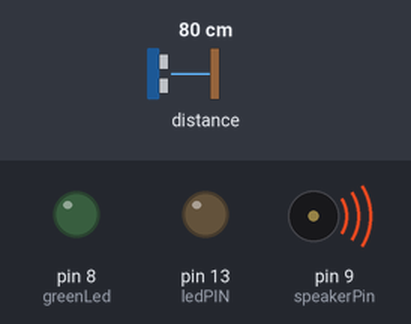
The sketch below on a simulated Arduino Uno, built with avr-gcc and run on an emulated ATmega328P. Shown: output pins drawn as LEDs (lit = HIGH), buzzer (waves = sounding). The inputs (shaded band) are chosen by the test bench; at power-on: distance to the obstacle 80 cm.

Above: at 0.9 s.
At 2.0 s:
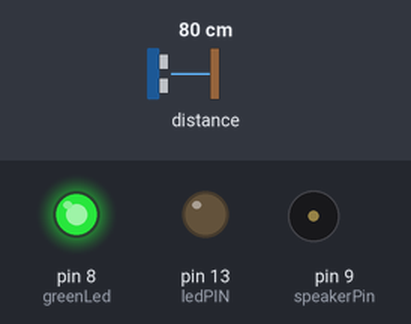
Timing chart, 0 to 3.5 s (numbered marks = the images above):
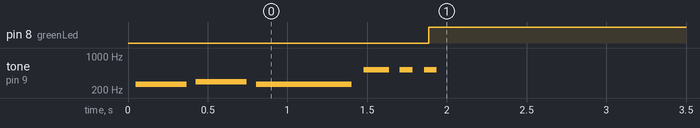

Measured:
- by itself, pin 8 (greenLed): LOW → HIGH at 1.9 s
- by itself, tone on pin 9 (speakerPin): plays 260 Hz for 0.32 s, 293 Hz for 0.32 s, 260 Hz for 0.60 s, 521 Hz for 0.16 s, 521 Hz for 0.08 s, 521 Hz for 0.08 s

The sketch:

sharp.ino
```cpp
// SHARP IR Sensor
// 2Y0A21 F 24
#include <SharpIR.h>
int ledPIN = 13;
int irPIN = 0;   // analog pin 0
int speakerPin = 9;
int greenLed = 8;

int length = 15; // the number of notes
char notes[] = "ccggaagffeeddc "; // a space represents a rest
int beats[] = { 1, 1, 1, 1, 1, 1, 2, 1, 1, 1, 1, 1, 1, 2, 4 };
int tempo = 300;

void playTone(int tone, int duration) {
  for (long i = 0; i < duration * 1000L; i += tone * 2) {
    digitalWrite(speakerPin, HIGH);
    delayMicroseconds(tone);
    digitalWrite(speakerPin, LOW);
    delayMicroseconds(tone);
  }
}

void playNote(char note, int duration) {
  char names[] = { 'c', 'd', 'e', 'f', 'g', 'a', 'b', 'C' };
  int tones[] = { 1915, 1700, 1519, 1432, 1275, 1136, 1014, 956 };

  // play the tone corresponding to the note name
  for (int i = 0; i < 8; i++) {
    if (names[i] == note) {
      playTone(tones[i], duration);
    }
  }
}

void playMelody() {
  for (int i = 0; i < length; i++) {
    if (notes[i] == ' ') {
      delay(beats[i] * tempo); // rest
    } else {
      playNote(notes[i], beats[i] * tempo);
    }

    // pause between notes
    delay(tempo / 2);
  }
}


//	ir: the pin where your sensor is attached.
//	25: the number of readings the library will make before calculating an average distance.
//	93: the difference between two consecutive measurements to be taken as valid (in %)
//	model: is an int that determines your sensor:  1080 for GP2Y0A21Y, 20150 for GP2Y0A02Y
SharpIR sharp(irPIN, 25, 93, 1080);

void setup(void) {
  pinMode(ledPIN, OUTPUT);
  pinMode(speakerPin, OUTPUT);
  pinMode(greenLed, OUTPUT);

  Serial.begin(9600);

  //playMelody();
  playNote('c',tempo); delay(tempo/4);
  playNote('d',tempo); delay(tempo/4);
  playNote('c',2*tempo); delay(tempo/4);
  playNote('C',tempo/2); delay(tempo/4);
  playNote('C',tempo/4); delay(tempo/4);
  playNote('C',tempo/6);

}

void loop() {
  int dis=sharp.distance();
  //Serial.println(dis);
  if (dis>150) {
    digitalWrite(greenLed, LOW);
    digitalWrite(ledPIN, HIGH);
    playNote('c',tempo); delay(tempo/4);
    playNote('C',tempo/2); delay(tempo/4);
    playNote('f',tempo/2); delay(tempo/4);
    playNote('f',tempo/2); delay(tempo/4);
  }
  else {
    digitalWrite(ledPIN, LOW);
    digitalWrite(greenLed, HIGH);
  }
  delay(1000);
}
```
